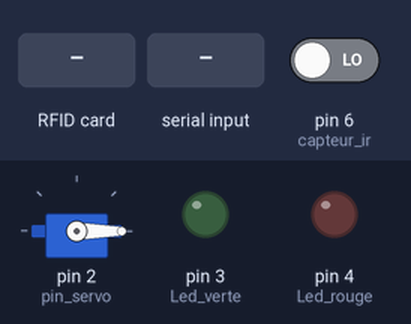
The sketch below on a simulated Arduino Mega 2560, built with avr-gcc and run on an emulated ATmega2560. Shown: servo, output pins drawn as LEDs (lit = HIGH). The test bench sets the inputs (shaded band); at power-on: pin 6 (capteur_ir) LOW. Pins used as bus, display or sensor lines are not drawn; what the sketch prints to the serial monitor is not drawn.

Above: at 1.2 s.
1.3 s: RFID card 5E 7A 19 C4 held to the reader
2.8 s: "TRUE\n" received over Serial
At 4.1 s:
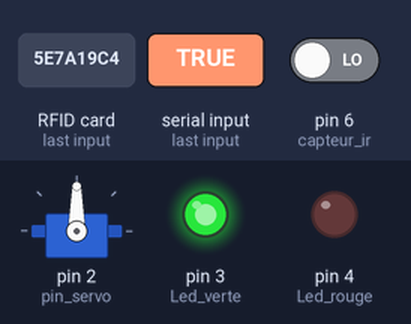
Timing chart, 0 to 5.8 s (numbered marks = the images above; inputs shaded):
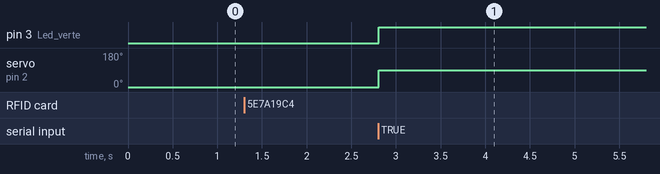

The sketch:

Projet_module_rfid_badge_d_acces_porte.ino
```cpp
/*
 * DATE : 20/01/2022
 * AUTHEUR : RACHEL SYSTEME
 *
 * Ce programme consiste à interagir avec un logiciel conçu pour l'occasion afin d'échangé
 * les données plus précisement envoyé le numéro de la carte RFID au logiciel, après vérification
 * le logiciel revoie "TRUE" ou "FALSE" selon que la carte RFID a été enregistrée ou pas
 *
 * Le message envoyé par le logicile à l'orduino permet d'ouvrir ou pas la porte
 * (servomoteur positionné à 0° ou 90°) la led concerné s'allume puis s'éteint après.
 *
 * Si la porte s'ouvre, tant que le capteur reste actionné, le porte reste ouverte sinon elle
 * se ferme juste après que le capteur n'est plus actionné
 *
 *ID des cartes utilisé pour les explications
 *0x49, 0xD3, 0x46, 0xC1  /49D346C1
 *0x53, 0x7B, 0x91, 0x3   /537B9103
 *
 *
 * -----------------------------------------------------------------------------------------
 *             MFRC522      Arduino       Arduino   Arduino    Arduino          Arduino
 *             Reader/PCD   Uno/101       Mega      Nano v3    Leonardo/Micro   Pro Micro
 * Signal      Pin          Pin           Pin       Pin        Pin              Pin
 * -----------------------------------------------------------------------------------------
 * RST/Reset   RST          9             5         D9         RESET/ICSP-5     RST
 * SPI SS      SDA(SS)      10            53        D10        10               10
 * SPI MOSI    MOSI         11 / ICSP-4   51        D11        ICSP-4           16
 * SPI MISO    MISO         12 / ICSP-1   50        D12        ICSP-1           14
 * SPI SCK     SCK          13 / ICSP-3   52        D13        ICSP-3           15
*/

#include <Servo.h>
#include <SPI.h> // SPI
#include <MFRC522.h> // RFID

// Arduino mega pin
#define SS_PIN  53
#define RST_PIN 5

// Déclaration object MFRC522
MFRC522 rfid(SS_PIN, RST_PIN);

// Déclaration object Servo
const byte pin_servo = 2;
Servo monServo;

// pins leds
#define Led_rouge 4
#define Led_verte 3

// pin capteur ir
#define capteur_ir 6

// Attente extinction led ou fermeture porte
#define ATTENTE 1500
// Délais de fermeture automatique de la porte
#define TIMEOUT 4000

// Temps de depart de comptage
unsigned long init_time;

// Tableau contentent l'ID
byte identifiant[4];

// stock les données reçu via le port série
String reception="";

void setup(){
  // Initialisation de la communication série
  Serial.begin(9600);
  // Initialisation du bus SPI
  SPI.begin();
  // Init Initialisation
  rfid.PCD_Init();

  // Servo moteur relier au pin
  monServo.attach(pin_servo);
  monServo.write(0);

  //initialisation des pins des leds comme sortie
   pinMode(Led_rouge, OUTPUT);
   pinMode(Led_verte, OUTPUT);
   digitalWrite(Led_rouge,LOW);
   digitalWrite(Led_verte,LOW);

   //initialisation du pin du capteur ir comme entrée
   pinMode(capteur_ir, INPUT);
}

void loop() {
  // Initialise la boucle si aucun badge n'est présent
  if ( !rfid.PICC_IsNewCardPresent()){
   return;
  }

  // Vérifie la présence d'un nouveau badge
  if ( !rfid.PICC_ReadCardSerial()){
    return;
  }

  // Enregistrer l'ID du badge (4 octets)
  for(byte i = 0; i < 4; i++){
    identifiant[i] = rfid.uid.uidByte[i];
    Serial.write(identifiant[i]);
  }

  // Attente de reception des données
  while(true){
    if(Serial.available() > 0){
      // Reception des données via le port série
      reception = Serial.readStringUntil('\n');
      break;// sortie de la boucle
    }
  }

  // Si badge reconnu
  // Ouverture & Fermeture de la porte
  if(reception == "TRUE"){
    // Etats des leds
    digitalWrite(Led_rouge, LOW);
    digitalWrite(Led_verte, HIGH);

    // Positionnement du servomoteur
    monServo.write(90);
    delay(ATTENTE); // Attente

    // Initialisation du temps de départ pour la fermeture automatique
    init_time = millis();

    // Attente déclanchement capteur
    while(digitalRead(capteur_ir) == true){
      // Si capteur déclanché ou le temps écoulé, on sort de la boucle
      if(digitalRead(capteur_ir) == false && millis() - init_time < TIMEOUT){
        break;
        }
      if(millis() - init_time > TIMEOUT){
        break;
        }
     }

     // Attente fermeture de la porte
     while(digitalRead(capteur_ir) == false){
      // Si le capteur n'est plus déclanché, on sort de la boucle
      if(digitalRead(capteur_ir) == true){
        break;
        }
      }

      monServo.write(0); // positionnement du servomoteur
      delay(ATTENTE); // Attente
    }

  // Si badge non reconnu
  if(reception == "FALSE"){
    //etats des leds
    digitalWrite(Led_rouge, HIGH);
    digitalWrite(Led_verte, LOW);
    delay(ATTENTE); // Attente
  }

  // Extinction des leds
  digitalWrite(Led_rouge, LOW);
  digitalWrite(Led_verte, LOW);

  reception=""; // Re-initialisation de la variable

  // Re-initialisation RFID
  rfid.PICC_HaltA(); // Halt PICC
  rfid.PCD_StopCrypto1(); // Stop encryption on PCD
}
```

Measured:
- after the input at 1.3 s, every drawn part: stays the same
- after the input at 2.8 s, pin 3 (Led_verte): LOW → HIGH at once; servo on pin 2 (pin_servo): 0° → 90° at once
